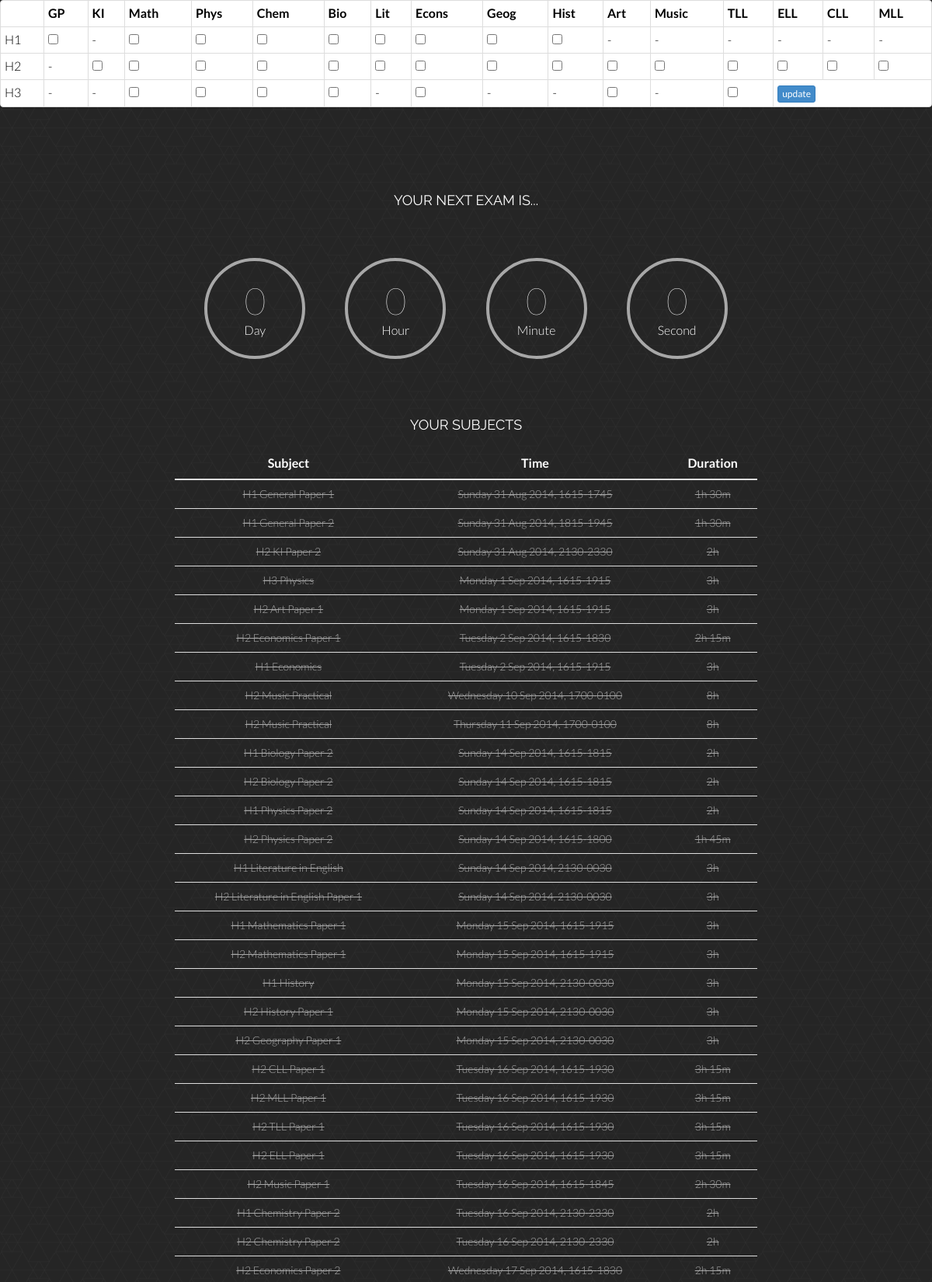
The page / (upper part) on the database its author committed.
### tables this page shows
CREATE TABLE `exams` (
  `id` int(11) NOT NULL AUTO_INCREMENT,
  `level` int(11) NOT NULL,
  `subject` varchar(2) NOT NULL,
  `content` text NOT NULL,
  `start` timestamp NOT NULL DEFAULT '0000-00-00 00:00:00',
  `end` timestamp NOT NULL DEFAULT '0000-00-00 00:00:00',
  PRIMARY KEY (`id`)
);

### index.php (the view, shortened to what this page needs)
<?php
$exams = array();
$h1 = strtoupper(trim(rtrim($_GET['h1'])));
$h2 = strtoupper(trim(rtrim($_GET['h2'])));
$h3 = strtoupper(trim(rtrim($_GET['h3'])));
$empty = ($h1 == "" && $h2 == "" && $h3 == "");
if ($empty) {
	$q = mysql_query("SELECT * FROM exams ORDER BY start ASC");
	while ($r = mysql_fetch_assoc($q)) {
		$exams[] = $r;
	}
}
?>
<!DOCTYPE html>
<html>
  <head>
    <link href="/assets/css/bootstrap.css" rel="stylesheet">
    <link href="/assets/css/soon.css" rel="stylesheet">
  </head>
  <body class="nomobile">
    <section id="header">
		 <?php if ($empty) { ?>
        <div class='panel panel-default table-responsive'>
			<table class='table table-hover table-condensed table-bordered'  style='color: black' id='choicebox'>
				<thead>
					<tr>
						<th></th>
						<th>GP</th>
						<th>KI</th>
						<th>Math</th>
						<th>Phys</th>
						<th>Chem</th>
						<th>Bio</th>
						<th>Lit</th>
						<th>Econs</th>
						<th>Geog</th>
						<th>Hist</th>
						<th>Art</th>
						<th>Music</th>
						<th>TLL</th>
						<th>ELL</th>
						<th>CLL</th>
						<th>MLL</th>
					</tr>
				</thead>
				<tbody>
					<tr>
						<td>H1</td>
						<td><input type='checkbox' value='gp'></td>
						<td>-</td>
						<td><input type='checkbox' value='ma'></td>
						<td><input type='checkbox' value='ph'></td>
						<td><input type='checkbox' value='ch'></td>
						<td><input type='checkbox' value='bi'></td>
						<td><input type='checkbox' value='li'></td>
						<td><input type='checkbox' value='ec'></td>
						<td><input type='checkbox' value='ge'></td>
						<td><input type='checkbox' value='hi'></td>
						<td>-</td>
						<td>-</td>
						<td>-</td>
						<td>-</td>
						<td>-</td>
						<td>-</td>
					</tr>
					<tr>
						<td>H2</td>
						<td>-</td>
						<td><input type='checkbox' value='ki'></td>
						<td><input type='checkbox' value='ma'></td>
						<td><input type='checkbox' value='ph'></td>
						<td><input type='checkbox' value='ch'></td>
						<td><input type='checkbox' value='bi'></td>
						<td><input type='checkbox' value='li'></td>
						<td><input type='checkbox' value='ec'></td>
						<td><input type='checkbox' value='ge'></td>
						<td><input type='checkbox' value='hi'></td>
						<td><input type='checkbox' value='ar'></td>
						<td><input type='checkbox' value='mu'></td>
						<td><input type='checkbox' value='tl'></td>
						<td><input type='checkbox' value='el'></td>
						<td><input type='checkbox' value='cl'></td>
						<td><input type='checkbox' value='ml'></td>
					</tr>
					<tr>
						<td>H3</td>
						<td>-</td>
						<td>-</td>
						<td><input type='checkbox' value='ma'></td>
						<td><input type='checkbox' value='ph'></td>
						<td><input type='checkbox' value='ch'></td>
						<td><input type='checkbox' value='bi'></td>
						<td>-</td>
						<td><input type='checkbox' value='ec'></td>
						<td>-</td>
						<td>-</td>
						<td><input type='checkbox' value='ar'></td>
						<td>-</td>
						<td><input type='checkbox' value='tl'></td>
						<td colspan='3'><button type='button' class='btn btn-primary btn-xs' onclick='jacq()'>update</button></td>
					</tr>
				</tbody>
			</table>
		</div>
        <?php } ?>
        <div class="container">
            <header>
                <h4 data-animated="GoIn">YOUR NEXT EXAM IS...</h4>
            </header>
            <div id="timer" data-animated="FadeIn">
                <div id="days" class="timer_box"></div>
                <div id="hours" class="timer_box"></div>
                <div id="minutes" class="timer_box"></div>
                <div id="seconds" class="timer_box"></div>
            </div>
            <div class="col-lg-8 col-lg-offset-2 mt centered">
            	<h4>YOUR SUBJECTS</h4>
				<table class="table subject_table">
					<thead>
						<tr>
							<th>Subject</th>
							<th>Time</th>
							<th>Duration</th>
						</tr>
					</thead>
					<tbody>
						<?php
							$next = null;
							foreach ($exams as $k => $v) {
								$s = strtotime($v['start']);
								$e = strtotime($v['end']);
								if ($s < time()) echo "<tr class='over'>";
								else {
									if ($next == null) $next = $v;
									echo "<tr>";
								}
								echo "<td>$v[content]</td>";
								echo "<td>".date("l j M Y, Hi", $s)."-".date("Hi", $e)."</td>";
								$d = ($e - $s)/60;
								$h = intval($d / 60);
								$m = $d % 60;
								echo "<td>";
								if ($h > 0) echo $h."h ";
								if ($m > 0) echo $m."m";
								echo "</td>";
								echo "</tr>";
							}
						?>
					</tbody>
				</table>
			</div>
        </div>
    </section>
  </body>
</html>

### assets/css/soon.css (style rules this page uses)
body { background-image:url('../img/dark_geometric.png'); background-repeat:repeat; font-family: "Lato"; font-weight: 300; font-size: 16px; color: #555; -webkit-font-smoothing: antialiased; -webkit-overflow-scrolling: touch; }
h1, h2, h3, h4, h5, h6 { font-family: "Raleway"; font-weight: 300; color: #333; }
h4 { color: white; font-weight: 400; }
#header .container { color: #FFF; text-align: center; position: relative; z-index: 2; padding: 80px 0; }
.timer_box { margin: 35px 24px; display: inline-block; padding: 20px 12px 0px 12px; text-align: center; width: 130px; height: 130px; border-radius: 50%; border: 4px solid rgba(255, 255, 255, .6); }
.mt { margin-top: 30px; }
.centered { text-align: center; }
.animated { opacity: 0; -webkit-animation-duration: 1s; -moz-animation-duration: 1s; -o-animation-duration: 1s; animation-duration: 1s; -webkit-animation-fill-mode: both; -moz-animation-fill-mode: both; -o-animation-fill-mode: both; animation-fill-mode: both; }
.animated.GoIn { opacity: 1; -webkit-animation-delay: 1s; -moz-animation-delay: 1s; -ms-animation-delay: 1s; -o-animation-delay: 1s; animation-delay: 1s; -webkit-animation-name: GoIn; -moz-animation-name: GoIn; -o-animation-name: GoIn; animation-name: GoIn; }
.animated.FadeIn { opacity: 1; -webkit-animation-duration: .8s; -moz-animation-duration: .8s; -ms-animation-duration: .8s; -o-animation-duration: .8s; animation-duration: .8s; -webkit-animation-name: FadeIn; -moz-animation-name: FadeIn; -o-animation-name: FadeIn; animation-name: FadeIn; }

### index.php (style rules this page uses)
.subject_table { width: 100%; }
.subject_table tbody td { vertical-align: middle !important; }
.subject_table tbody tr { opacity: 0.85; height: 70px; -webkit-transition-duration: 0.3s; -moz-transition-duration: 0.3s; transition-duration: 0.3s; }
.subject_table tbody tr.over { text-decoration: line-through; height: 20px; opacity: 0.6; font-size: 14px; -webkit-transition-duration: 0.3s; -moz-transition-duration: 0.3s; transition-duration: 0.3s; }
.subject_table thead tr { height: 50px; }
.subject_table th { text-align: center; }

### rows shown on the page
exams: content "H1 General Paper 1", start "Sunday 31 Aug 2014, 1615", end "1745", h "1", m "30"
exams: content "H1 General Paper 2", start "Sunday 31 Aug 2014, 1815", end "1945", h "1", m "30"
exams: content "H2 KI Paper 2", start "Sunday 31 Aug 2014, 2130", end "2330", h "2"
exams: content "H3 Physics", start "Monday 1 Sep 2014, 1615", end "1915", h "3"
exams: content "H2 Art Paper 1", start "Monday 1 Sep 2014, 1615", end "1915", h "3"
exams: content "H2 Economics Paper 1", start "Tuesday 2 Sep 2014, 1615", end "1830", h "2", m "15"
exams: content "H1 Economics", start "Tuesday 2 Sep 2014, 1615", end "1915", h "3"
exams: content "H2 Music Practical", start "Wednesday 10 Sep 2014, 1700", end "0100", h "8"
exams: content "H2 Music Practical", start "Thursday 11 Sep 2014, 1700", end "0100", h "8"
exams: content "H1 Biology Paper 2", start "Sunday 14 Sep 2014, 1615", end "1815", h "2"
exams: content "H2 Biology Paper 2", start "Sunday 14 Sep 2014, 1615", end "1815", h "2"
exams: content "H1 Physics Paper 2", start "Sunday 14 Sep 2014, 1615", end "1815", h "2"
exams: content "H2 Physics Paper 2", start "Sunday 14 Sep 2014, 1615", end "1800", h "1", m "45"
exams: content "H1 Literature in English", start "Sunday 14 Sep 2014, 2130", end "0030", h "3"
exams: content "H2 Literature in English Paper 1", start "Sunday 14 Sep 2014, 2130", end "0030", h "3"
exams: content "H1 Mathematics Paper 1", start "Monday 15 Sep 2014, 1615", end "1915", h "3"
exams: content "H2 Mathematics Paper 1", start "Monday 15 Sep 2014, 1615", end "1915", h "3"
exams: content "H1 History", start "Monday 15 Sep 2014, 2130", end "0030", h "3"
exams: content "H2 History Paper 1", start "Monday 15 Sep 2014, 2130", end "0030", h "3"
exams: content "H2 Geography Paper 1", start "Monday 15 Sep 2014, 2130", end "0030", h "3"
exams: content "H2 CLL Paper 1", start "Tuesday 16 Sep 2014, 1615", end "1930", h "3", m "15"
exams: content "H2 MLL Paper 1", start "Tuesday 16 Sep 2014, 1615", end "1930", h "3", m "15"
exams: content "H2 TLL Paper 1", start "Tuesday 16 Sep 2014, 1615", end "1930", h "3", m "15"
exams: content "H2 ELL Paper 1", start "Tuesday 16 Sep 2014, 1615", end "1930", h "3", m "15"
exams: content "H2 Music Paper 1", start "Tuesday 16 Sep 2014, 1615", end "1845", h "2", m "30"
exams: content "H1 Chemistry Paper 2", start "Tuesday 16 Sep 2014, 2130", end "2330", h "2"
exams: content "H2 Chemistry Paper 2", start "Tuesday 16 Sep 2014, 2130", end "2330", h "2"
exams: content "H2 Economics Paper 2", start "Wednesday 17 Sep 2014, 1615", end "1830", h "2", m "15"
